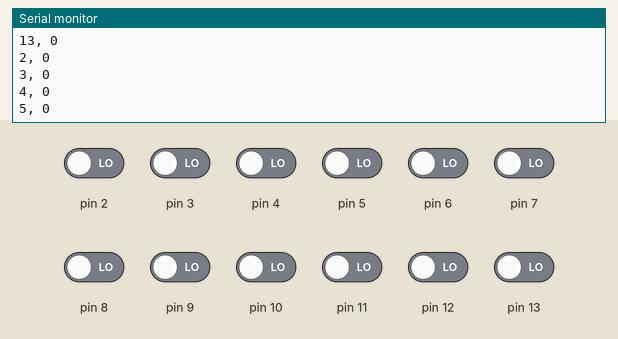
This sketch was run on a simulated Arduino Uno, built with avr-gcc and run on an emulated ATmega328P. Shown: the last lines printed to the serial monitor. Inputs (shaded band) come from the test bench; at power-on: pin 2–13 LOW.

Above: at 5.6 s.
5.7 s: pin 2 driven HIGH
At 7.36 s:
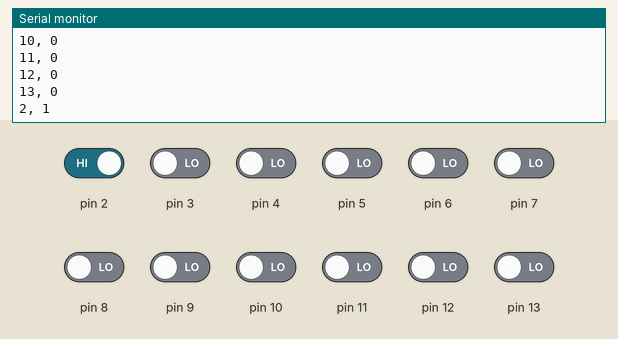
8.9 s: pin 3 driven HIGH
At 9.96 s:
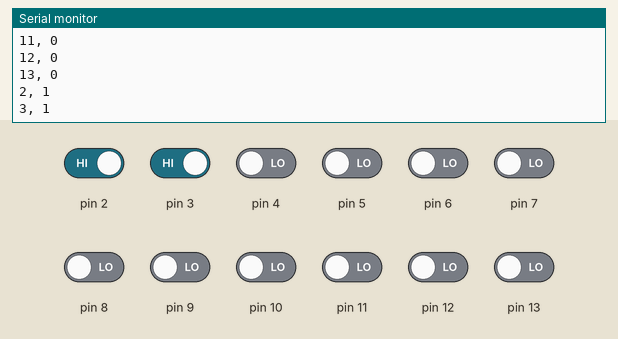
12.1 s: pin 4 driven HIGH
At 12.57 s:
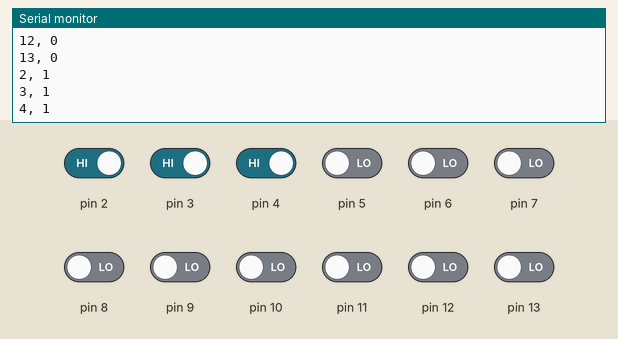
15.3 s: pin 5 driven HIGH
At 17.57 s:
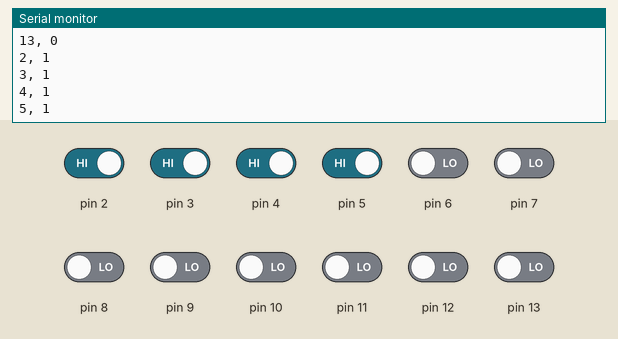
18.5 s: pin 6 driven HIGH
At 20.17 s:
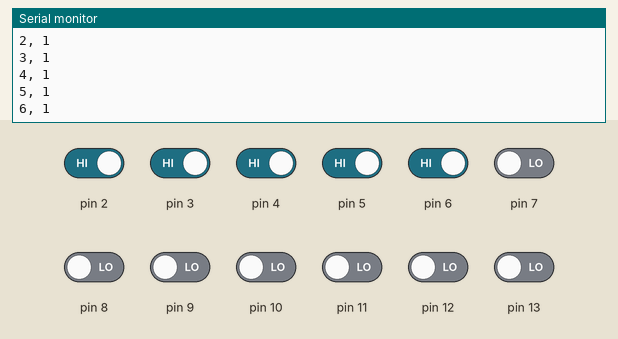
21.7 s: pin 7 driven HIGH
At 22.78 s:
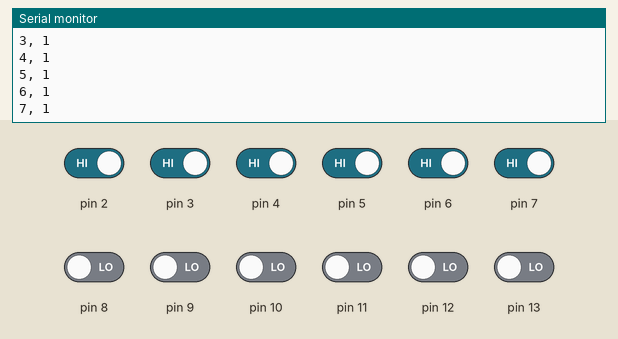
Timing chart, 0 to 24.7 s (numbered marks = the images above; inputs shaded):
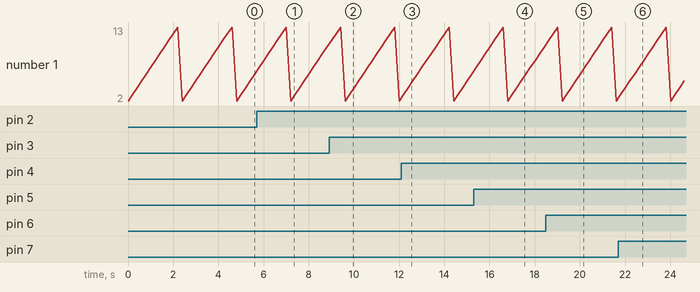

The sketch:

check_all_pins.py.ino
```cpp
int val = 0;
long startTime = 0;
long endTime = 0;
long pulseTime = 0;

void setup() {
  // put your setup code here, to run once:
  Serial.begin(9600);
}

void loop() {
  // put your main code here, to run repeatedly:
  for (int pinCheck = 2; pinCheck <=13; pinCheck++) {
    val = digitalRead(pinCheck);
//    if (val == 1) {
    Serial.print(pinCheck);
    Serial.print(", ");
    Serial.print(val);
    Serial.println();
    delay(200);
//    }
//    if (val != 0) {
//      unsigned long startTime = millis();
//      while (val != 0) {
//        val = digitalRead(pinCheck);
//      }
//      unsigned long endTime = millis();
//      pulseTime = endTime - startTime;
//      if (pulseTime >= 10) {
////      Serial.write(" GO TO NEXT\n");
//        Serial.print(pinCheck);
//        Serial.print(pulseTime);
//        Serial.println();
//      }
//    }
  }
}
```

Measured:
- after the input at 5.7 s, the serial monitor: prints a new line after 1.5 s (image 1)
- after the input at 8.9 s, the serial monitor: prints a new line after 0.91 s (image 2)
- after the input at 12.1 s, the serial monitor: prints a new line after 0.31 s (image 3)
- after the input at 15.3 s, the serial monitor: prints a new line after 2.1 s (image 4)
- after the input at 18.5 s, the serial monitor: prints a new line after 1.5 s (image 5)
- after the input at 21.7 s, the serial monitor: prints a new line after 0.92 s (image 6)
